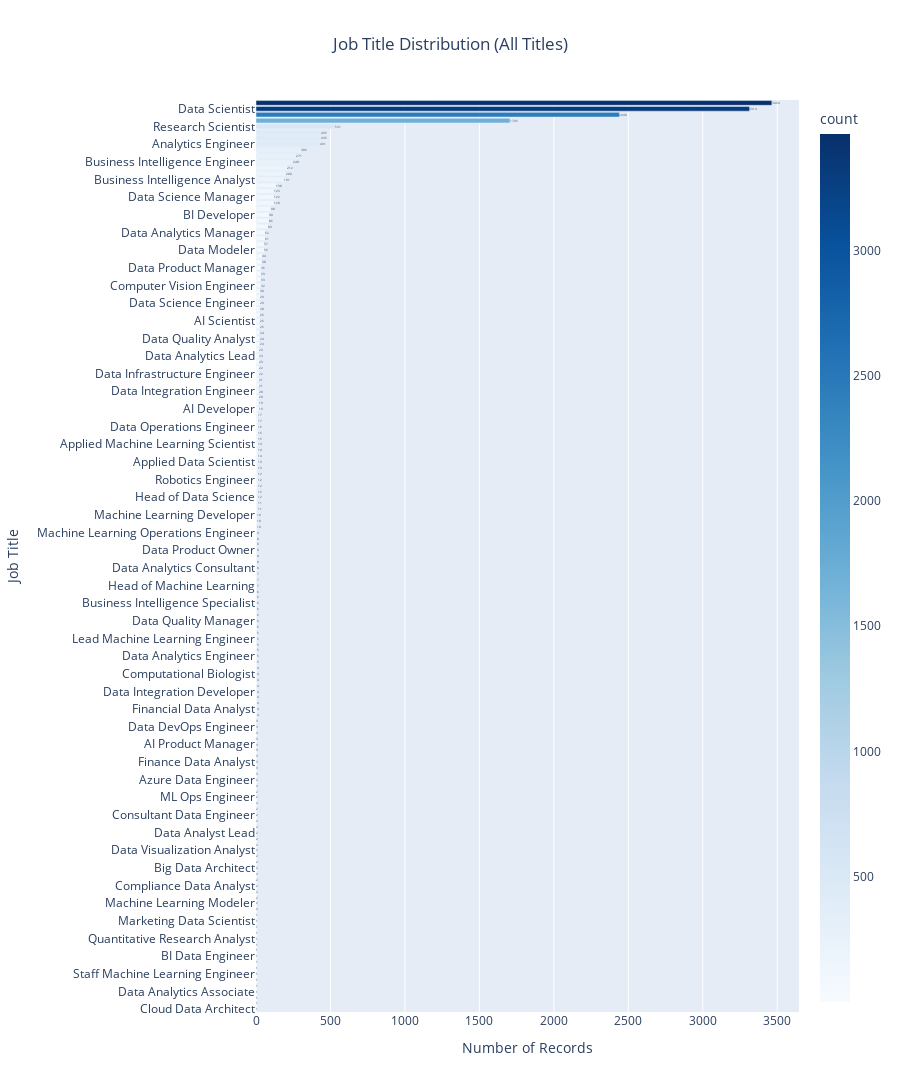

Notebook cell for this chart:
### Code cell
import plotly.express as px

# Count for all job titles
job_counts = df['job_title'].value_counts().reset_index()
job_counts.columns = ['job_title', 'count']

# Plot
fig = px.bar(
    job_counts,
    x='count',
    y='job_title',
    orientation='h',
    text='count',
    color='count',
    color_continuous_scale='Blues',
    title="Job Title Distribution (All Titles)",
    height=2000  # increase height for many titles
)

fig.update_layout(
    yaxis={'categoryorder':'total ascending'},  # largest at top
    xaxis_title="Number of Records",
    yaxis_title="Job Title",
    title={'x':0.5, 'xanchor':'center'}
)

fig.show()

### Figure 1 — Plotly figure (JSON) as saved in the notebook; plotly's stock layout.template omitted (floating-point values rounded to 4 significant figures; data arrays with more than 128 entries replaced by an {"elided": "..."} marker saying what was removed)
{"data": [{"alignmentgroup": "True", "hovertemplate": "count=%{marker.color}<br>job_title=%{y}<extra></extra>", "legendgroup": "", "marker": {"color": {"elided": "155 int values"}, "coloraxis": "coloraxis", "pattern": {"shape": ""}}, "name": "", "offsetgroup": "", "orientation": "h", "showlegend": false, "text": {"elided": "155 int values"}, "textposition": "auto", "type": "bar", "x": {"elided": "155 int values"}, "xaxis": "x", "y": {"elided": "155 str values"}, "yaxis": "y"}], "layout": {"barmode": "relative", "coloraxis": {"colorbar": {"title": {"text": "count"}}, "colorscale": [[0, "rgb(247,251,255)"], [0.125, "rgb(222,235,247)"], [0.25, "rgb(198,219,239)"], [0.375, "rgb(158,202,225)"], [0.5, "rgb(107,174,214)"], [0.625, "rgb(66,146,198)"], [0.75, "rgb(33,113,181)"], [0.875, "rgb(8,81,156)"], [1, "rgb(8,48,107)"]]}, "height": 2000, "legend": {"tracegroupgap": 0}, "title": {"text": "Job Title Distribution (All Titles)", "x": 0.5, "xanchor": "center"}, "xaxis": {"anchor": "y", "domain": [0, 1], "title": {"text": "Number of Records"}}, "yaxis": {"anchor": "x", "categoryorder": "total ascending", "domain": [0, 1], "title": {"text": "Job Title"}}}}
